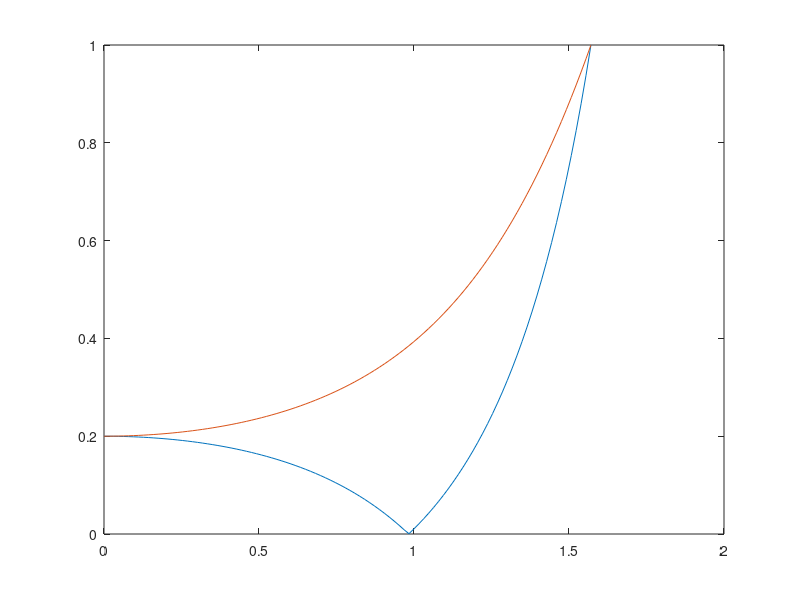

The MATLAB source for this figure:
function [CriticalAngle] = Mat2AirFresnel()
%Fresnal Reflection from Air(1.0) to Material (1.5)
%   Fucntion will generate plots of Fresnal reflectance 
%   for a dielectric material (index of refraction = 1.5)
%   Plots out reflectance values for incidence angles
%   in between 0 and 90 degrees. Must plot for
%   parallel and perpendicular polarized components
%   Also finds the reflectance of both components at
%   normal incidence and the Brewster's angle.

% Constant refraction indices
refMat = 1.5; %nt
refAir = 1.0; %ni

% plot spacing
incidenceAngles = linspace(0,pi/2,100);
transmissionAngles = getTransAngles(incidenceAngles,refAir,refMat);

parComponent = parReflectance(incidenceAngles,transmissionAngles,refAir,refMat);

perpComponent = perpReflectance(incidenceAngles,transmissionAngles,refAir,refMat);

figure
plot(incidenceAngles,parComponent, incidenceAngles, perpComponent)

end

%Works out transmission angles from Snell's equation
function transmissionAngles = getTransAngles(incidenceAngles,refAir,refMat)
    transmissionAngles= zeros(1,size(incidenceAngles,2));
    for i = 1:size(incidenceAngles,2)
        snells = refAir*sin(incidenceAngles(i));
        transmissionAngles(i) = asin(snells/refMat);
    end
end

%Fresnel Reflectance for parallel polarized light
function reflectance = parReflectance(incidenceAngles,transmissionAngles,refAir,refMat)
    airPar = refAir * cos(transmissionAngles);
    materialPar = refMat * cos(incidenceAngles);
    reflectance = abs((materialPar-airPar) ./ (materialPar+airPar));
end

%Fresnel Reflectance for perpendicular polarized light
function reflectance = perpReflectance(incidenceAngles,transmissionAngles,refAir,refMat)
    airPerp = refAir * cos(incidenceAngles);
    materialPerp = refMat * cos(transmissionAngles);
    reflectance = abs((airPerp-materialPerp) ./ (airPerp+materialPerp));
end



